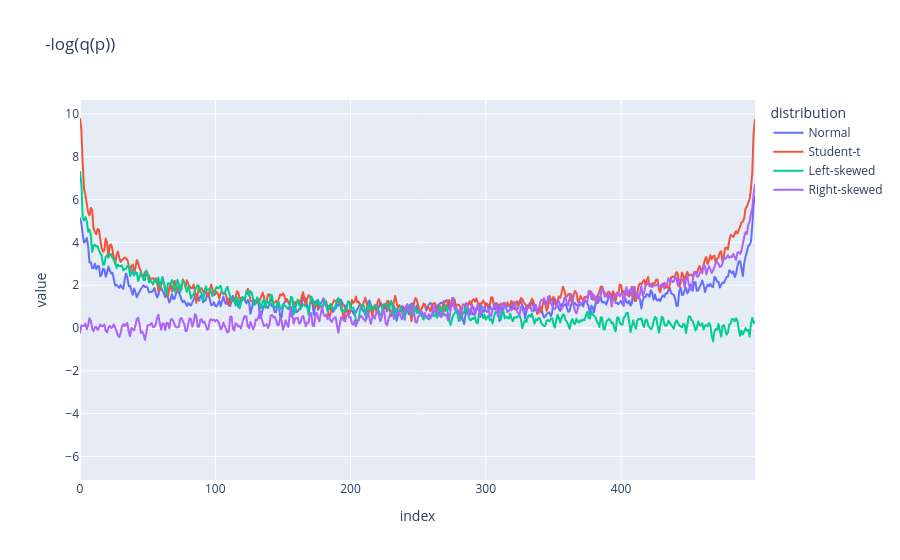

Notebook source saved alongside this figure:
### Code cell
log_qdf_df = qdf_df.copy()

for col in log_qdf_df.select_dtypes(float).columns:
    log_qdf_df[col] = np.log(log_qdf_df[col])

px.line(log_qdf_df, color="distribution", title="-log(q(p))")

### Figure 1 — Plotly figure (JSON) as saved in the notebook; plotly's stock layout.template omitted (floating-point values rounded to 4 significant figures; data arrays with more than 128 entries replaced by an {"elided": "..."} marker saying what was removed)
{"data": [{"hovertemplate": "distribution=Normal<br>variable=u<br>index=%{x}<br>value=%{y}<extra></extra>", "legendgroup": "Normal", "line": {"color": "#636efa", "dash": "solid"}, "marker": {"symbol": "circle"}, "mode": "lines", "name": "Normal", "showlegend": true, "type": "scattergl", "x": {"elided": "500 int values"}, "xaxis": "x", "y": {"elided": "500 float values"}, "yaxis": "y"}, {"hovertemplate": "distribution=Normal<br>variable=qdf<br>index=%{x}<br>value=%{y}<extra></extra>", "legendgroup": "Normal", "line": {"color": "#636efa", "dash": "solid"}, "marker": {"symbol": "circle"}, "mode": "lines", "name": "Normal", "showlegend": false, "type": "scattergl", "x": {"elided": "500 int values"}, "xaxis": "x", "y": {"elided": "500 float values"}, "yaxis": "y"}, {"hovertemplate": "distribution=Student-t<br>variable=u<br>index=%{x}<br>value=%{y}<extra></extra>", "legendgroup": "Student-t", "line": {"color": "#EF553B", "dash": "solid"}, "marker": {"symbol": "circle"}, "mode": "lines", "name": "Student-t", "showlegend": true, "type": "scattergl", "x": {"elided": "500 int values"}, "xaxis": "x", "y": {"elided": "500 float values"}, "yaxis": "y"}, {"hovertemplate": "distribution=Student-t<br>variable=qdf<br>index=%{x}<br>value=%{y}<extra></extra>", "legendgroup": "Student-t", "line": {"color": "#EF553B", "dash": "solid"}, "marker": {"symbol": "circle"}, "mode": "lines", "name": "Student-t", "showlegend": false, "type": "scattergl", "x": {"elided": "500 int values"}, "xaxis": "x", "y": {"elided": "500 float values"}, "yaxis": "y"}, {"hovertemplate": "distribution=Left-skewed<br>variable=u<br>index=%{x}<br>value=%{y}<extra></extra>", "legendgroup": "Left-skewed", "line": {"color": "#00cc96", "dash": "solid"}, "marker": {"symbol": "circle"}, "mode": "lines", "name": "Left-skewed", "showlegend": true, "type": "scattergl", "x": {"elided": "500 int values"}, "xaxis": "x", "y": {"elided": "500 float values"}, "yaxis": "y"}, {"hovertemplate": "distribution=Left-skewed<br>variable=qdf<br>index=%{x}<br>value=%{y}<extra></extra>", "legendgroup": "Left-skewed", "line": {"color": "#00cc96", "dash": "solid"}, "marker": {"symbol": "circle"}, "mode": "lines", "name": "Left-skewed", "showlegend": false, "type": "scattergl", "x": {"elided": "500 int values"}, "xaxis": "x", "y": {"elided": "500 float values"}, "yaxis": "y"}, {"hovertemplate": "distribution=Right-skewed<br>variable=u<br>index=%{x}<br>value=%{y}<extra></extra>", "legendgroup": "Right-skewed", "line": {"color": "#ab63fa", "dash": "solid"}, "marker": {"symbol": "circle"}, "mode": "lines", "name": "Right-skewed", "showlegend": true, "type": "scattergl", "x": {"elided": "500 int values"}, "xaxis": "x", "y": {"elided": "500 float values"}, "yaxis": "y"}, {"hovertemplate": "distribution=Right-skewed<br>variable=qdf<br>index=%{x}<br>value=%{y}<extra></extra>", "legendgroup": "Right-skewed", "line": {"color": "#ab63fa", "dash": "solid"}, "marker": {"symbol": "circle"}, "mode": "lines", "name": "Right-skewed", "showlegend": false, "type": "scattergl", "x": {"elided": "500 int values"}, "xaxis": "x", "y": {"elided": "500 float values"}, "yaxis": "y"}], "layout": {"legend": {"title": {"text": "distribution"}, "tracegroupgap": 0}, "title": {"text": "-log(q(p))"}, "xaxis": {"anchor": "y", "domain": [0, 1], "title": {"text": "index"}}, "yaxis": {"anchor": "x", "domain": [0, 1], "title": {"text": "value"}}}}
